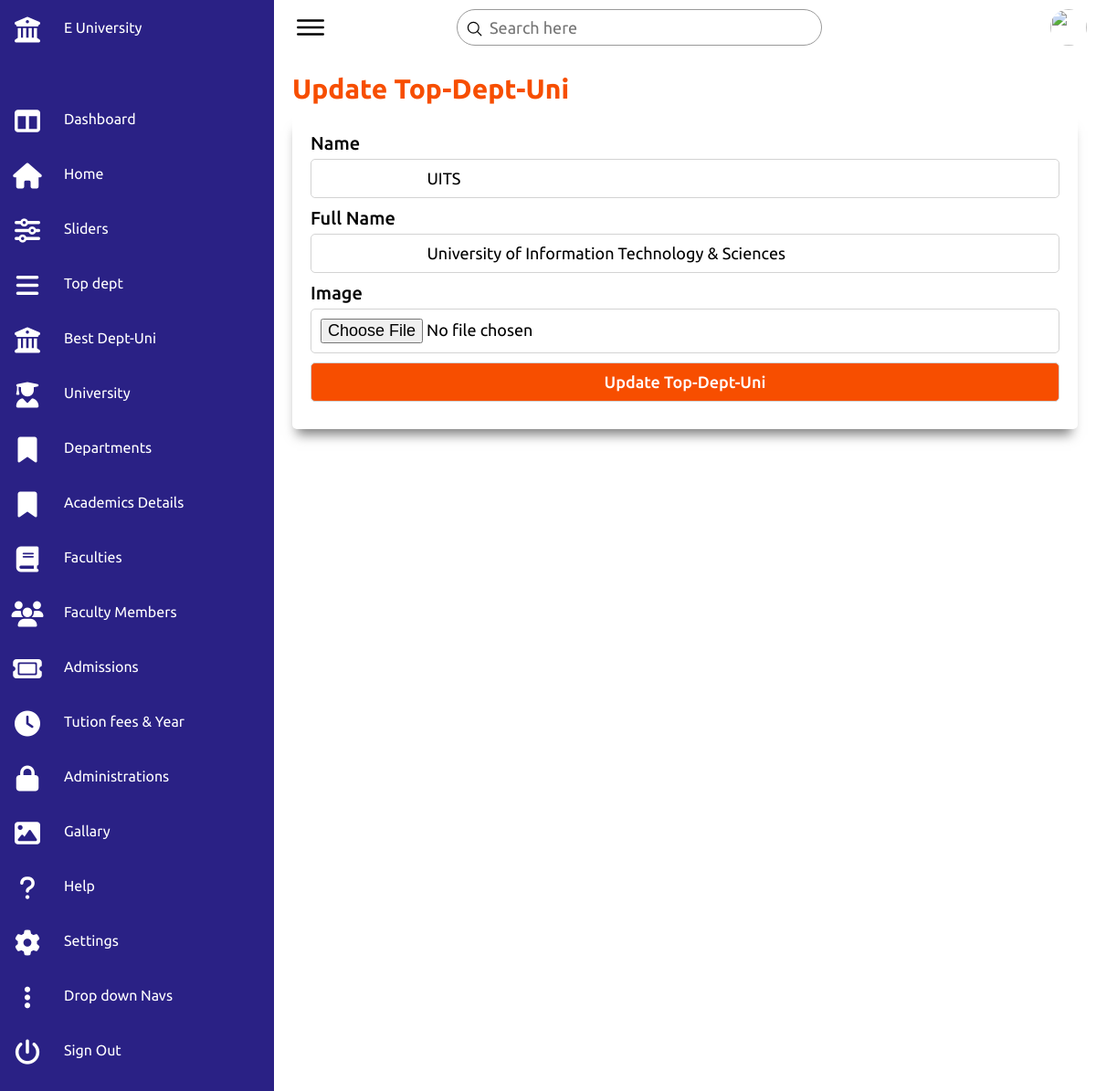
The page /edit-top-university.php?id=1 on the database its author committed.
### tables this page shows
CREATE TABLE `top_university` (
  `id` int NOT NULL,
  `category_id` int NOT NULL,
  `name` varchar(255) NOT NULL,
  `full_name` varchar(255) NOT NULL,
  `image` varchar(255) NOT NULL
);

### edit-top-university.php (the view, shortened to what this page needs)
<?php
@include 'config.php';
$id = $_GET['id'];
?>
<!DOCTYPE html>
<html lang="en">
<head>
    <link rel="stylesheet" href="https://cdnjs.cloudflare.com/ajax/libs/font-awesome/6.2.1/css/all.min.css">
    <link rel="stylesheet" href="css/admin.css">
</head>
<body>
    <div class="container">
        <?php include_once 'admin-nav.php'?>
        <div class="main">
            <div class="topbar">
                <div class="toggle">
                    <ion-icon name="menu-outline"></ion-icon>
                </div>
                <div class="search">
                    <label>
                        <input type="text" placeholder="Search here">
                        <ion-icon name="search-outline"></ion-icon>
                    </label>
                </div>
                <div class="user">
                    <img src="assets/imgs/customer01.jpg" alt="">
                </div>
            </div>
            <div class="table">
                <div class="text">
                    <h1>Update Top-Dept-Uni</h1>
                </div>
                <div class="form">
                    <form action="" method="post" enctype="multipart/form-data">
                        <div class="input-group">
                            <label for="name"> Name</label>
                            <input type="text" name="name" value="
                            <?php
                            $sql = "SELECT * FROM top_university WHERE id = '$id'";
                            $result = mysqli_query($conn, $sql);
                            if (mysqli_num_rows($result) > 0) {
                                while ($row = mysqli_fetch_assoc($result)) {
                                    echo $row['name'];
                                }
                            }
                            ?>
                            ">
                        </div>
                        <div class="input-group">
                            <label for="full_name">Full Name</label>
                            <input type="text" name="full_name" value= "
                            <?php
                            $sql = "SELECT * FROM top_university WHERE id = '$id'";
                            $result = mysqli_query($conn, $sql);
                            if (mysqli_num_rows($result) > 0) {
                                while ($row = mysqli_fetch_assoc($result)) {
                                    echo $row['full_name'];
                                }
                            }
                            ?>
                            ">
                        </div>
                        <div class="input-group">
                            <label for="image">Image</label>
                            <input type="file" name="image" accept="image/*" value="
                            <?php
                            $sql = "SELECT * FROM top_university WHERE id = '$id'";
                            $result = mysqli_query($conn, $sql);
                            if (mysqli_num_rows($result) > 0) {
                                while ($row = mysqli_fetch_assoc($result)) {
                                    echo $row['image'];
                                }
                            }
                            ?>
                            ">
                        </div>
                        <div class="input-group">
                            <button type="submit" name="submit">Update Top-Dept-Uni</button>
                        </div>
                    </form>
                </div>
            </div>
        </div>
    </div>
</body>
</html>

### css/admin.css (style rules this page uses)
* { font-family: "Ubuntu", sans-serif; margin: 0; padding: 0; box-sizing: border-box; }
:root { --blue: #2a2185; --white: #fff; --gray: #f5f5f5; --black1: #222; --black2: #999; }
body { overflow-x: hidden; }
.container { position: relative; width: 100%; display: flex; justify-content: space-between; align-items: center; height: 100%; }
.main { position: absolute; width: calc(100% - 300px); left: 300px; height: 100%; background: var(--white); transition: 0.5s; }
.topbar { width: 100%; height: 60px; display: flex; justify-content: space-between; align-items: center; padding: 0 10px; }
.toggle { position: relative; width: 60px; height: 60px; display: flex; justify-content: center; align-items: center; font-size: 2.5rem; cursor: pointer; }
.search { position: relative; width: 400px; margin: 0 10px; }
.search label { position: relative; width: 100%; }
.search label input { width: 100%; height: 40px; border-radius: 40px; padding: 5px 20px; padding-left: 35px; font-size: 18px; outline: none; border: 1px solid var(--black2); }
.search label ion-icon { position: absolute; top: 0; left: 10px; font-size: 1.2rem; }
.user { position: relative; width: 40px; height: 40px; border-radius: 50%; overflow: hidden; cursor: pointer; }
.user img { position: absolute; top: 0; left: 0; width: 100%; height: 100%; object-fit: cover; }
.table { padding: 20px; width: 100%; }
.form { padding: 20px; width: 100%; background: white; border-radius: 5px; box-shadow: -1px 12px 12px -6px rgba(0,0,0,0.5); }
.form .input-group { width: 100%; margin-bottom: 10px; }
.form .input-group label { display: block; text-align: left; margin-bottom: 5px; font-size: 20px; font-weight: 500; }
.form .input-group input { width: 100%; padding: 10px; border-radius: 5px; border: 1px solid lightgray; outline: none; font-size: 18px; }
.form .input-group button { width: 100%; padding: 10px; border-radius: 5px; border: 1px solid lightgray; outline: none; font-size: 18px; background: rgb(247, 78, 0); color: white; font-weight: 500; cursor: pointer; }
.table .text h1 { font-size: 30px; font-weight: 600; margin-bottom: 10px; color: rgb(247, 78, 0); }

### rows shown on the page
top_university: name "UITS", full_name "University of Information Technology & Sciences"
